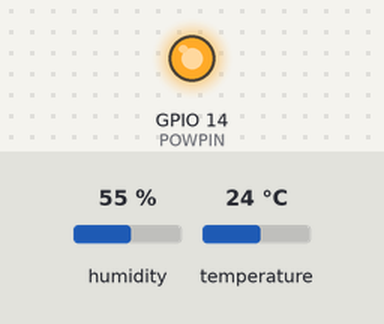
Bench run of a program on a simulated ESP32. On the bench: output pins drawn as LEDs (lit = HIGH). The test bench sets the inputs (shaded band); at power-on: humidity 55 %, temperature 24 °C. What the program prints to the serial monitor is not drawn. At 1.0 s the program puts the board to deep sleep or switches it off; the recording ends there.

Above: at 0.1 s.
Timing chart, 0 to 1.0 s (numbered marks = the images above):
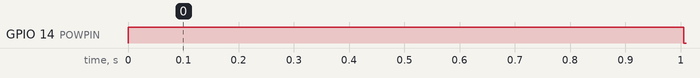

The program:

main.cpp
```cpp
#include <Arduino.h>
//#include <adc.h>
//#include <bt/esp_bt.h>
#include <esp_wifi.h>
#include <esp_now.h>
//#include "esp_sleep.h"
#include "driver/rtc_io.h"
#include <Wire.h>
#include <WiFi.h>


#if defined(BME280_SENSOR)
    #include <Adafruit_Sensor.h>
    #include <Adafruit_BME280.h>

    #define POWPIN GPIO_NUM_14      // what pin is providing 3.3V power
    static Adafruit_BME280 bme;
#elif defined(DHT22_SENSOR)
    #include <DHT.h>

    #define POWPIN GPIO_NUM_14      // what pin is providing 3.3V power
    #define GNDPIN GPIO_NUM_15      // what pin is providing 3.3V power
    #define DHTPIN GPIO_NUM_21      // what pin we're connected to
    static DHT dht(DHTPIN, DHT22);  // Initialize DHT sensor for normal 16mhz Arduino
#endif


#if defined(SIMULATOR)
    #define SLEEP_TIME_S    (     20UL)
#else
    #define SLEEP_TIME_S    ( 5 * 60UL)
#endif
#define     SLEEP_TIME      ( SLEEP_TIME_S * 1000 * 1000UL)


typedef struct {
    float temperature;
    float humidity;
    float pressure;
} reading;


static HardwareSerial*          debugger            = NULL;
static uint8_t                  broadcastAddress[]  = {0x24, 0x6F, 0x28, 0x60, 0x37, 0x29}; // AMS Display
static uint8_t                  broadcastChannel    = 10; // Restart AMS display, look at the serial output!
//atic uint8_t                  broadcastAddress[]  = {0x30, 0xAE, 0xA4, 0x1A, 0x68, 0xC1}; // Feather ESP Now GW
//atic uint8_t                  broadcastChannel    = 6;
static RTC_DATA_ATTR bool       very_first_reading  = true;
static RTC_DATA_ATTR uint8_t    reading_count       = 0;
static RTC_DATA_ATTR reading    readings[10]        = {0};
static RTC_DATA_ATTR uint32_t   send_count          = 0;
static RTC_DATA_ATTR uint32_t   battery_value_sum   = 0;


void print_wakeup_reason()
{
    if (! debugger) return;

    esp_sleep_wakeup_cause_t wakeup_reason;

    wakeup_reason = esp_sleep_get_wakeup_cause();

    // ~/.platformio/packages/framework-arduinoespressif32@3.10004.201016/tools/sdk/include/esp32/rom/rtc.h
    //RESET_REASON rtc_get_reset_reason(int cpu_no);
    //RTCWDT_BROWN_OUT_RESET = 15,    /**<15, Reset when the vdd voltage is not stable*/

    switch(wakeup_reason)
    {
        case ESP_SLEEP_WAKEUP_EXT0:     debugger->println("Wakeup caused by external signal using RTC_IO"); break;
        case ESP_SLEEP_WAKEUP_EXT1:     debugger->println("Wakeup caused by external signal using RTC_CNTL"); break;
        case ESP_SLEEP_WAKEUP_TIMER:    debugger->println("Wakeup caused by timer"); break;
        case ESP_SLEEP_WAKEUP_TOUCHPAD: debugger->println("Wakeup caused by touchpad"); break;
        case ESP_SLEEP_WAKEUP_ULP:      debugger->println("Wakeup caused by ULP program"); break;
        default:                        debugger->printf( "Wakeup was not caused by deep sleep: %d\n", wakeup_reason); break;
    }
}


void goto_sleep(const char* reason)
{
    Serial.begin(115200); // TODO: Test power consumption with Serial on and off!
    Serial.printf("goto_sleep millis:%5u reading_count%4u send_count%4u %s\n", millis(), reading_count, send_count, reason);
    Serial.flush();

    WiFi.disconnect(true);
    WiFi.mode(WIFI_OFF);
    btStop();

    //adc_power_off();
    //esp_wifi_stop();
    //esp_bt_controller_disable();

    esp_sleep_enable_timer_wakeup(SLEEP_TIME);
    esp_deep_sleep_start();
}


void OnDataSent(const uint8_t *mac_addr, esp_now_send_status_t status)
{
    send_count++;
    goto_sleep(status == ESP_NOW_SEND_SUCCESS ? "Delivery Success" : "Delivery Fail");
}


void vTaskFunction(void * pvParameters)
{
    TickType_t xLastWakeTime = xTaskGetTickCount();
    TickType_t x20SecondsInTicks = (15000) / portTICK_RATE_MS;

    vTaskDelayUntil(&xLastWakeTime, x20SecondsInTicks);

    goto_sleep("giving up");

    vTaskDelete(NULL);
}

#if defined(FEATHER_EZSBC)
double EzSBCReadVoltage(byte pin)
{
    double reading = analogRead(pin); // Reference voltage is 3v3 so maximum reading is 3v3 = 4095 in range 0 to 4095
    if (reading < 1 || reading > 4095)
    {
        return 0;
    }

    // Return the voltage after fixin the ADC non-linearity
    return
        - 0.000000000000016 * pow(reading, 4)
        + 0.000000000118171 * pow(reading, 3)
        - 0.000000301211691 * pow(reading, 2)
        + 0.001109019271794 * reading
        + 0.034143524634089;
}
#endif


void setup()
{
#if defined(SIMULATOR)
    debugger = &Serial;
#endif
    //debugger = &Serial1;

    if (debugger)
    {
        debugger->begin(115200);
        debugger->println();
        debugger->println("esp_now sensor\n");
    }
    else
    {
        Serial.end();
    }

#if defined(FEATHER_EZSBC)
    pinMode(GPIO_NUM_13, OUTPUT);
    digitalWrite(GPIO_NUM_13, HIGH);    // Turn off the blased red LED...!
#endif

    uint16_t battery_value = 0;
#if defined(BATT_VOLT_DIV)
#if defined(FEATHER_EZSBC)
    pinMode(GPIO_NUM_2, OUTPUT);        // Turn on voltage divider curcuit
    digitalWrite(GPIO_NUM_2, HIGH);
    delay(10);                          // Allow voltage to settle
    //battery_value = EzSBCReadVoltage(35);
#endif
    battery_value = analogRead(35);
#if defined(BATT_PROTECTION)
    if (battery_value < BATT_PROTECTION)
    {
        // No wake-up just shutdown and protect the battery
        if (debugger) debugger->printf("Battery too low(%d), going to sleep\n", battery_value);
        esp_deep_sleep_start();
    }
#endif
#endif

    battery_value_sum += battery_value;

    if (debugger && battery_value != 0)
    {
        debugger->print("battery measurement: ");
        debugger->println(battery_value);
    }

    print_wakeup_reason();

    // Start background timeout
    xTaskCreate(vTaskFunction, "vTaskFunction", 10000, (void *)1, tskIDLE_PRIORITY, NULL);

#if   defined(BME280_SENSOR)
    pinMode(POWPIN, OUTPUT);
    digitalWrite(POWPIN, HIGH);

    // status = bme.begin(0x76, &Wire2)
    if (! bme.begin(BME280_ADDRESS_ALTERNATE)) {
        if (debugger)
        {
            debugger->print("SensorID was: 0x"); Serial.println(bme.sensorID(), 16);
            debugger->print("        ID of 0xFF probably means a bad address, a BMP 180 or BMP 085\n");
            debugger->print("   ID of 0x56-0x58 represents a BMP 280,\n");
            debugger->print("        ID of 0x60 represents a BME 280.\n");
            debugger->print("        ID of 0x61 represents a BME 680.\n");
        }
        goto_sleep("ERR: Could not find a valid BME280 sensor, check wiring, address, sensor ID!");
    }

    readings[reading_count].temperature = bme.readTemperature();
    readings[reading_count].pressure    = bme.readPressure() / 100.0F;
    readings[reading_count].humidity    = bme.readHumidity();
    reading_count++;

    digitalWrite(POWPIN, LOW);
#elif defined(DHT22_SENSOR)
    pinMode(POWPIN, OUTPUT);
    digitalWrite(POWPIN, HIGH);
    pinMode(GNDPIN, OUTPUT);
    digitalWrite(GNDPIN, LOW);

    dht.begin();

    if (debugger) debugger->flush();
    rtc_gpio_hold_en(GNDPIN);
    rtc_gpio_hold_en(DHTPIN);
    rtc_gpio_hold_en(POWPIN);
    esp_sleep_enable_timer_wakeup(2100 * 1000);
    esp_light_sleep_start();

    readings[reading_count].temperature = dht.readTemperature();
    readings[reading_count].humidity    = dht.readHumidity();
    readings[reading_count].pressure    = NAN;

    if (isnan(readings[reading_count].temperature) || isnan(readings[reading_count].humidity))
    {
        goto_sleep("Did not get a valid reading");
    }
    reading_count++;

    digitalWrite(POWPIN, LOW);
    pinMode(DHTPIN, OUTPUT);
    digitalWrite(DHTPIN, LOW);
#else
    readings[reading_count].temperature = millis();
    readings[reading_count].humidity    = NAN;
    readings[reading_count].pressure    = NAN;
    reading_count++;
#endif

    auto temp_diff = abs(readings[0].temperature - readings[reading_count - 1].temperature);
    if ((! very_first_reading)
        &&
        (temp_diff < 1.0f)
        &&
        (reading_count < (sizeof(readings) / sizeof(readings[0])))
        )
    {
        goto_sleep("caching");
    }
    very_first_reading = false;

    // Connect to gateway, send data
    WiFi.mode(WIFI_STA);
    WiFi.disconnect();
    ESP_ERROR_CHECK(esp_wifi_set_channel(broadcastChannel, WIFI_SECOND_CHAN_NONE));
    esp_now_init();
    esp_now_register_send_cb(OnDataSent);

    esp_now_peer_info_t peerInfo = {0};
    memcpy(peerInfo.peer_addr, broadcastAddress, sizeof(broadcastAddress));
    peerInfo.channel = broadcastChannel;
    peerInfo.encrypt = false;

    if (esp_now_add_peer(&peerInfo) != ESP_OK){
        goto_sleep("Failed to add peer");
    }

    static char payload[255]; // Max payload for ESP NOW
    int idx = 0;
    idx += sprintf(&payload[idx], "{\"b\":%u,\"s\":%lu,\"d\":[", battery_value_sum / reading_count, SLEEP_TIME_S);
    for (uint8_t i = 0; i < reading_count; i++)
    {
        idx += sprintf(&payload[idx], "[%.2f,%.2f],",
                readings[i].temperature,
                //readings[i].pressure,
                readings[i].humidity);
    }
    idx--; // Ignore superfluous comma
    idx += sprintf(&payload[idx], "]}");

    if (debugger)
    {
        debugger->printf("payload size: %d: ", strnlen(payload, sizeof(payload)));
        debugger->print(payload);
        debugger->println();
    }

    esp_err_t result = esp_now_send(broadcastAddress, (uint8_t*)payload, strnlen(payload, sizeof(payload)));
    if (result != ESP_OK && debugger)
    {
        debugger->println("Error sending the data");
    }

    reading_count = 0;
    battery_value_sum = 0;
}

void loop()
{
    delay(10); // Wait for message sent callback
}
```
